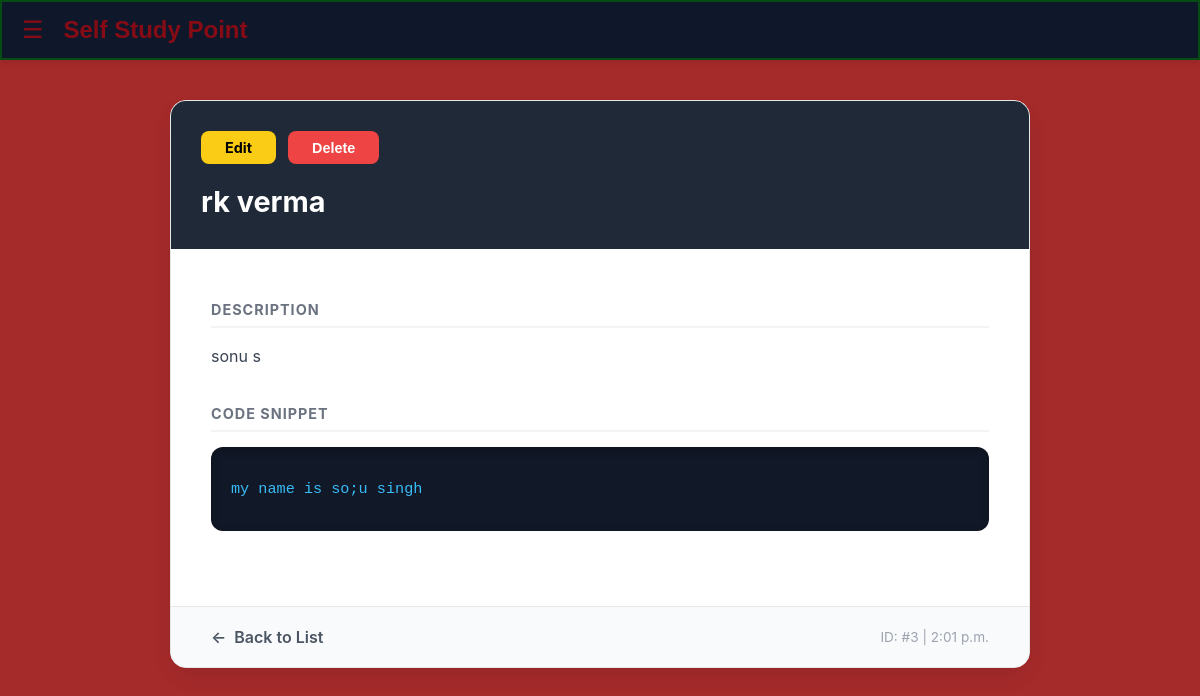
Screenshot of /core/detail/3/ with the database file from the repository.
### core/models.py (models this page shows, shortened)
class StudyRecape(models.Model):
  heading = models.CharField(max_length=200)
  description = models.TextField()
  code_snippet = models.TextField()
  created_at = models.DateTimeField(auto_now_add=True)

### core/views.py (the view)
# urls.py: path('detail/<int:pk>/', views.study_detail, name='detail'),
def study_detail(request, pk):
	item = get_object_or_404(StudyRecape, pk=pk)
	return render(request, 'core/html/detail.html', {'item': item})

### core/templates/core/html/detail.html (shortened to what this page needs)
{% extends 'base.html' %}
{% load static %}
{% block style %}
<link rel="stylesheet" href="{% static 'core/css/detail.css' %}" type="text/css" media="all" />
{% endblock style %}
{% block content %}
<div class="detail-container">
    <div class="content-card">
        <div class="card-header">
            <div class="action-bar">
                <a href="{% url 'edit_recap' item.pk %}" class="btn-action edit-btn">Edit</a>
                <button type="button" class="btn-action delete-btn" onclick="toggleModal(true)">Delete</button>
            </div>
            <h1 class="main-title">{{ item.heading }}</h1>
        </div>
        <div class="card-body">
            <section class="info-section">
                <h2 class="section-label">Description</h2>
                <div class="description-text">{{ item.description }}</div>
            </section>
            <section class="info-section">
                <h2 class="section-label">Code Snippet</h2>
                <div class="code-wrapper">
                    <pre><code>{{ item.code_snippet }}</code></pre>
                </div>
            </section>
        </div>
        <footer class="card-footer">
            <a href="{% url 'dashboard' %}" class="back-link">
                <span class="arrow">←</span> Back to List
            </a>
            <div class="meta-info">
                <span>ID: #{{ item.id }}</span>
                <span class="separator">|</span>
                <span>{{ item.created_at|date:"P" }}</span>
            </div>
        </footer>
    </div>
</div>
{% endblock content %}

### static/style.css (style rules this page uses)
* { box-sizing: border-box; }
body { height: 100vh; background: #0f172a; margin: 0; font-family: "Arial", sans-serif; }

### core/static/core/css/detail.css (style rules this page uses)
:root { --primary-dark: #1f2937; --accent-yellow: #facc15; --accent-red: #ef4444; --bg-color: #f3f4f6; --card-bg: #ffffff; --text-color: #374151; --code-bg: #111827; }
.detail-container { max-width: 900px; margin: 40px auto; padding: 0 20px; font-family: "Inter", system-ui, sans-serif; }
.content-card { background: var(--card-bg); border-radius: 16px; overflow: hidden; box-shadow: 0 10px 25px -5px rgba(0, 0, 0, 0.1); border: 1px solid #e5e7eb; }
.card-header { background: var(--primary-dark); padding: 30px; color: white; }
.action-bar { display: flex; gap: 12px; margin-bottom: 20px; }
.btn-action { padding: 8px 24px; border-radius: 8px; font-weight: 700; font-size: 0.9rem; cursor: pointer; text-decoration: none; border: none; transition: all 0.2s; }
.edit-btn { background: var(--accent-yellow); color: #000; }
.delete-btn { background: var(--accent-red); color: white; }
.main-title { font-size: 1.8rem; margin: 0; }
.card-body { padding: 40px; }
.info-section { margin-bottom: 35px; }
.section-label { font-size: 0.9rem; color: #6b7280; text-transform: uppercase; letter-spacing: 1px; border-bottom: 2px solid #f3f4f6; padding-bottom: 8px; margin-bottom: 15px; }
.description-text { line-height: 1.7; color: var(--text-color); white-space: pre-wrap; }
.code-wrapper { background: var(--code-bg); padding: 20px; border-radius: 12px; overflow-x: auto; box-shadow: inset 0 2px 10px rgba(0, 0, 0, 0.3); }
.code-wrapper code { color: #38bdf8; font-family: "Fira Code", monospace; font-size: 0.95rem; }
.card-footer { background: #f9fafb; padding: 20px 40px; display: flex; justify-content: space-between; align-items: center; border-top: 1px solid #e5e7eb; }
.back-link { text-decoration: none; color: #4b5563; font-weight: 600; display: flex; align-items: center; gap: 8px; }
.meta-info { color: #9ca3af; font-size: 0.85rem; }

### rows the page displays
StudyRecape: heading "rk verma", description "sonu s", code_snippet "my name is so;u singh", id "3", created_at "2:01 p.m."
